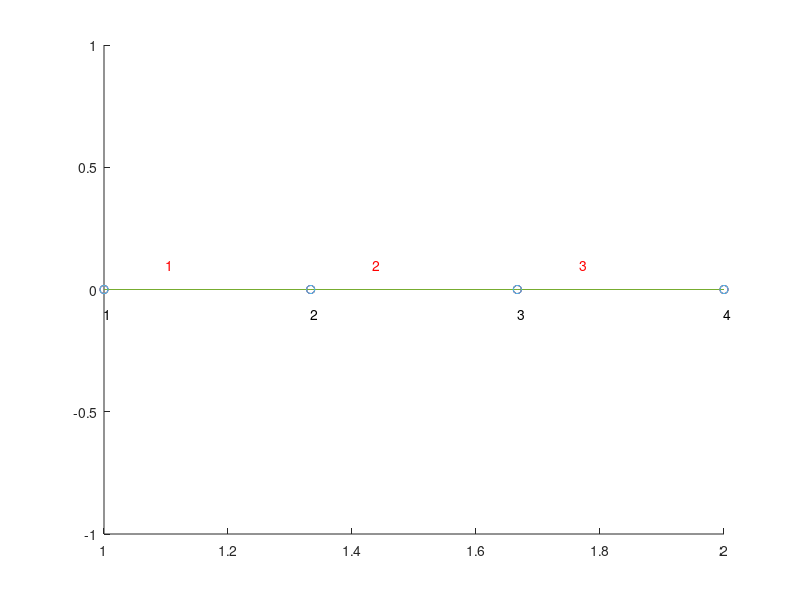

MATLAB code to generate this figure:
% Programa para generar mallas 1D.

function [globales,x,nel]=gen1(~)
ns1=3;
nel  = ns1;        % Numero total de elementos.
nt   = (ns1+1);    % Numero total de nodos.



% En el siguiente bucle creamos la matriz de conectividad.                       

for i = 1:ns1
    elem = i;
    globales(elem,1:2)= [i,i+1];
end 

% En el siguiente bucle definimos las coordenadas de los nodos de la malla.
%a=0; %p2
%b=1;
a = 1; %p3
b = 2;
%a=0; %p4
%b=1/2;
h = (b-a)/ns1;

for i = 1:ns1+1
    x(i) = h*(i-1) + a;
    y(i) = 0;
end 

% Dibujamos la malla 

for i=1:nel
    nodos = globales(i,:);
    hold on
    plot(x,y)
    plot(x,y,'o')
    x1 = int2str(i);
    x2 = int2str(nodos(1));
    text(x(nodos(1))+0.3*h,y(nodos(1))+0.1,x1,'Color',[1 0 0]);
    text(x(nodos(1)),y(nodos(1))-0.1,x2,'Color',[0 0 0]);
end 
x2 = int2str(nodos(2));
text(x(nodos(2)),y(nodos(2))-0.1,x2,'Color',[0 0 0]);
pause
hold off
return
    
